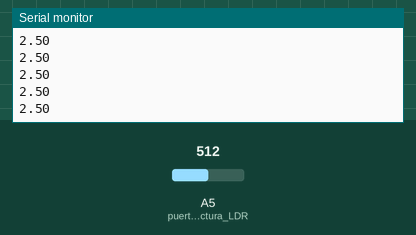
Bench run of a sketch on a simulated Arduino Uno, built with avr-gcc and run on an emulated ATmega328P. Shown: the last lines printed to the serial monitor. Inputs (shaded band) come from the test bench; at power-on: A5 (puerto_lectura_LDR) = 512.

Above: at 1.2 s.
1.3 s: A5 (puerto_lectura_LDR) set to 716
At 1.9 s:
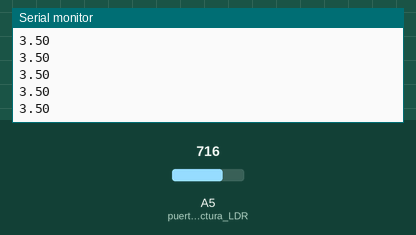
2.8 s: A5 (puerto_lectura_LDR) set to 900
At 3.9 s:
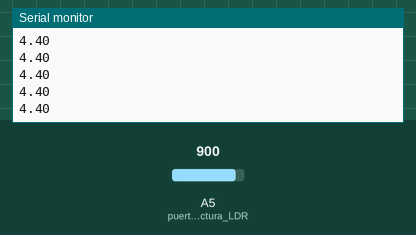
Timing chart, 0 to 5.8 s (numbered marks = the images above; inputs shaded):
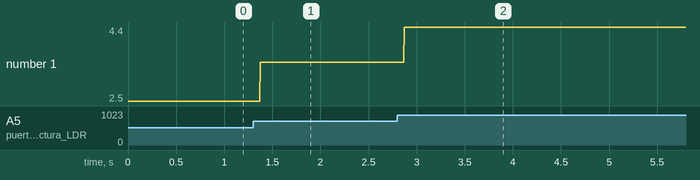

The sketch:

LDR.ino
```cpp
#define puerto_lectura_LDR A5

  const float Vin_LDR = 5.0; //Si se alimenta con 5V, tambien puede ser 3V
  const float analog_Resolution = 1023.0; //la resolucion que tiene el ADC (en arduino de 0 a 1023)

void setup() {


  Serial.begin(9600);
  pinMode(puerto_lectura_LDR,INPUT);
}
void loop()
{
  long lectura=0;
  float Voltaje_R2=0;
  // Leemos el valor en el pin puerto_lectura_LDR
  lectura=analogRead(puerto_lectura_LDR);
  // Calculamos el voltaje en la resistencia desconocida
  Voltaje_R2=(Vin_LDR/analog_Resolution)*lectura;
  // Lo imprimimos en el Monitor Serie
  Serial.println(Voltaje_R2,2);
}
```

Measured:
- after the input at 1.3 s, the serial monitor: prints a new line after 0.07 s (image 1)
- after the input at 2.8 s, the serial monitor: prints a new line after 0.07 s (image 2)
- plotted number 1: 2.5 → 3.5 after the input at 1.3 s, 3.5 → 4.4 after the input at 2.8 s
